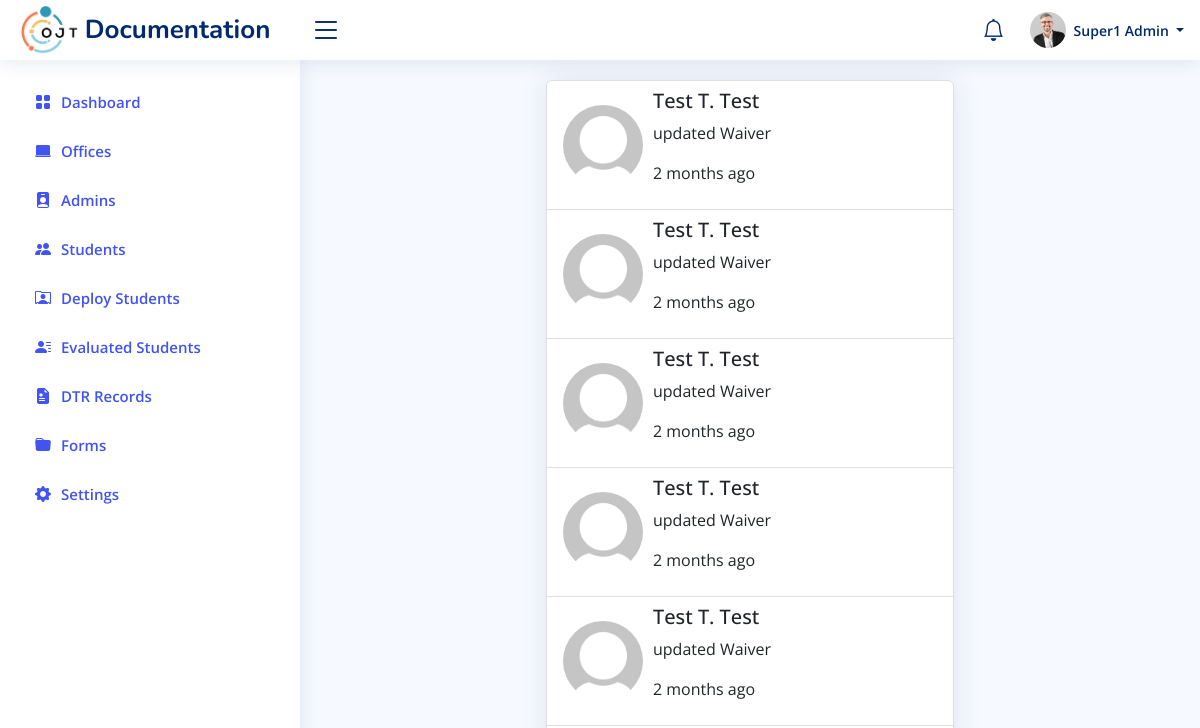
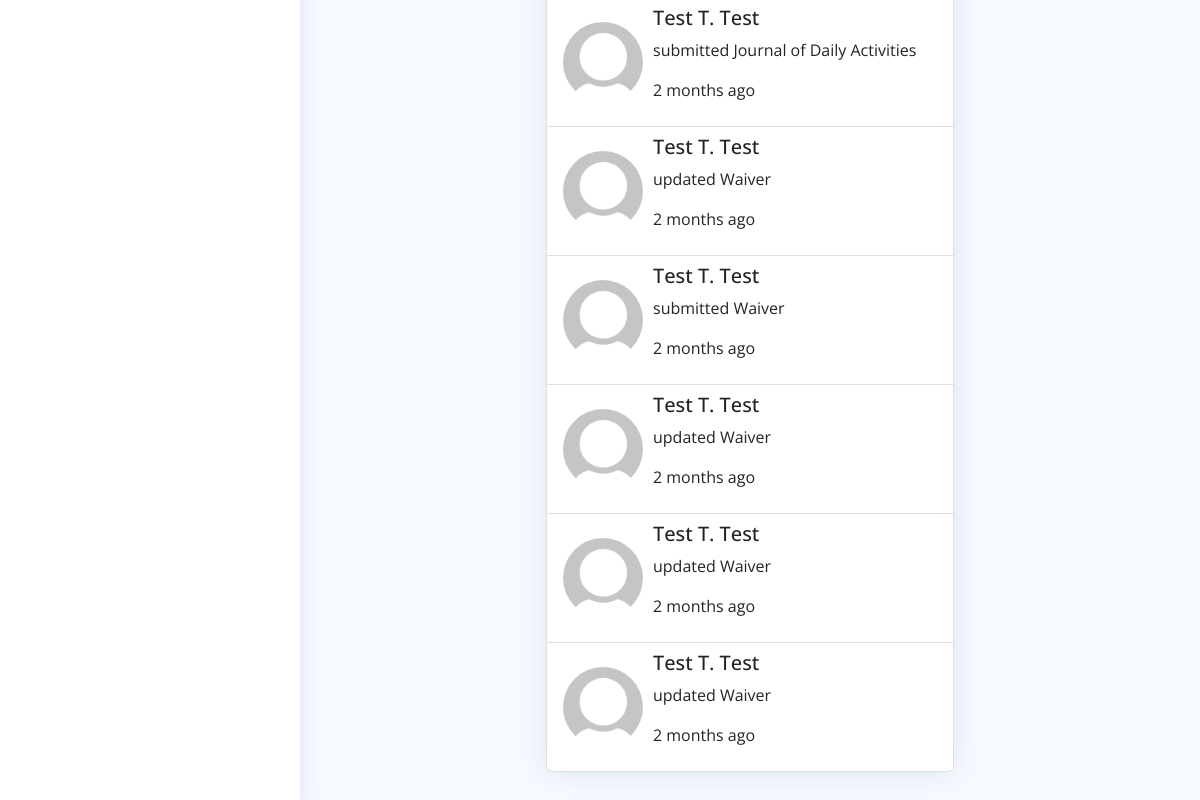
Page /pages/admin/notifications.php (signed in) on the earlier database version (2 pictures, top to bottom).
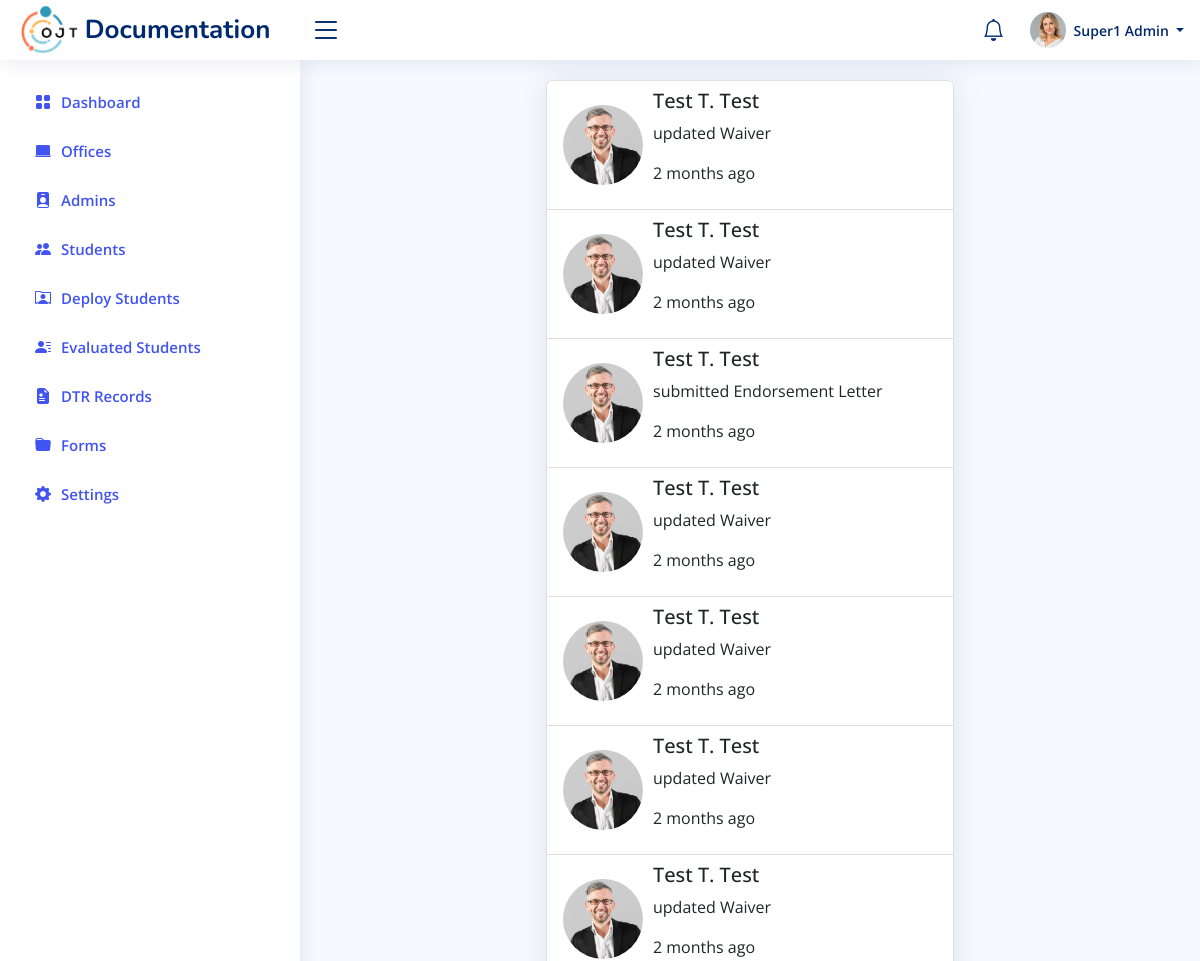
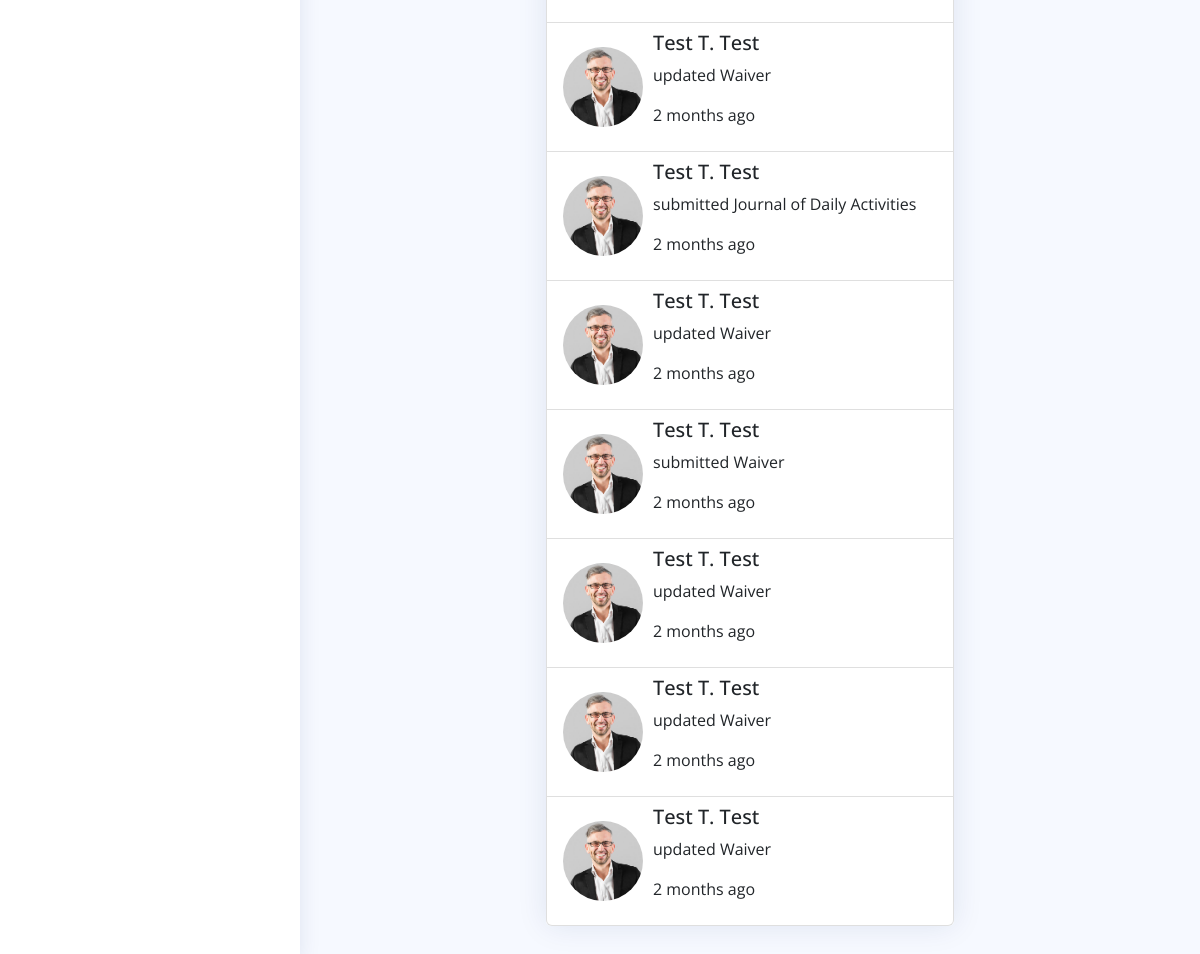
Same page on the later database version (2 pictures, top to bottom).
### tables this page shows
CREATE TABLE `users` (
  `id` int(11) NOT NULL,
  `avatar` varchar(255) DEFAULT NULL,
  `fname` varchar(100) NOT NULL,
  `lname` varchar(100) NOT NULL,
  `mname` varchar(100) DEFAULT NULL,
  `contact` varchar(255) DEFAULT NULL,
  `city_address` varchar(255) DEFAULT NULL,
  `provincial_address` varchar(255) DEFAULT NULL,
  `date_of_birth` varchar(255) DEFAULT NULL,
  `place_of_birth` varchar(255) DEFAULT NULL,
  `civil_status` varchar(255) DEFAULT NULL,
  `gender` varchar(255) DEFAULT NULL,
  `height` varchar(255) DEFAULT NULL,
  `weight` varchar(255) DEFAULT NULL,
  `special_skills` varchar(255) DEFAULT NULL,
  `physical_disability` varchar(255) DEFAULT NULL,
  `mental_disability` varchar(255) DEFAULT NULL,
  `criminal_liability` varchar(255) DEFAULT NULL,
  `email` varchar(100) NOT NULL,
  `password` text NOT NULL,
  `course_id` int(11) DEFAULT NULL,
  `section` varchar(32) DEFAULT NULL,
  `deployment_id` int(11) DEFAULT NULL,
  `role` enum('student','super-admin','admin','') NOT NULL,
  `isNew` tinyint(1) DEFAULT NULL,
  `office_account_id` int(11) DEFAULT NULL
);

CREATE TABLE `notification` (
  `notification_id` int(11) NOT NULL,
  `user_id` int(11) DEFAULT NULL,
  `admin_id` int(11) DEFAULT NULL,
  `notification` varchar(255) NOT NULL,
  `unread` tinyint(1) NOT NULL COMMENT '0 = false, 1 = true',
  `createdAt` timestamp NOT NULL DEFAULT current_timestamp() ON UPDATE current_timestamp()
);

### backend/nodes.php (called while the page is built, shortened)
<?php
include("conn.php");
$SERVER_NAME = "http://$_SERVER[SERVER_NAME]/ojt-documentation";
function get_time_ago($time)
{
  $time_difference = time() - $time;
  $condition = array(
    12 * 30 * 24 * 60 * 60 =>  'year',
    30 * 24 * 60 * 60       =>  'month',
    24 * 60 * 60            =>  'day',
    60 * 60                 =>  'hour',
    60                      =>  'minute',
    1                       =>  'second'
  );
  foreach ($condition as $secs => $str) {
    $d = $time_difference / $secs;
    if ($d >= 1) {
      $t = round($d);
      return $t . ' ' . $str . ($t > 1 ? 's' : '') . ' ago';
    }
  }
}
function getUserById($id)
{
  global $con;
  return mysqli_fetch_object(
    mysqli_query(
      $con,
      "SELECT * FROM users WHERE id = '$id'"
    )
  );
}

### components/links.php (called while the page is built)
<?php
$self = "http://{$_SERVER['SERVER_NAME']}{$_SERVER['REQUEST_URI']}";
$links = array(
  array(
    "title" => "Dashboard",
    "url" => "$SERVER_NAME/pages/$role/",
    "allowedViews" => array("super-admin", "admin"),
    "config" => array(
      "icon" => "grid-fill"
    )
  ),
  array(
    "title" => "Offices",
    "url" => "$SERVER_NAME/pages/$role/office-list",
    "allowedViews" => array("super-admin"),
    "config" => array(
      "icon" => "laptop-fill"
    )
  ),
  array(
    "title" => "Admins",
    "url" => "$SERVER_NAME/pages/$role/admin-list",
    "allowedViews" => array("super-admin"),
    "config" => array(
      "icon" => "person-badge-fill"
    )
  ),
  array(
    "title" => "Students",
    "url" => "$SERVER_NAME/pages/$role/student-list",
    "allowedViews" => array("super-admin"),
    "config" => array(
      "icon" => "people-fill"
    )
  ),
  array(
    "title" => "Attendance",
    "url" => "$SERVER_NAME/pages/$role/attendance",
    "allowedViews" => array("admin"),
    "config" => array(
      "icon" => "clock-fill"
    )
  ),
  array(
    "title" => "Deploy Students",
    "url" => "$SERVER_NAME/pages/$role/deploy-students",
    "allowedViews" => array("super-admin"),
    "config" => array(
      "icon" => "person-rolodex"
    )
  ),
  array(
    "title" => "Students",
    "url" => "$SERVER_NAME/pages/$role/deployed-list",
    "allowedViews" => array("admin"),
    "config" => array(
      "icon" => "people-fill"
    )
  ),
  array(
    "title" => "Evaluated Students",
    "url" => "$SERVER_NAME/pages/$role/evaluated-students",
    "allowedViews" => array("super-admin", "admin"),
    "config" => array(
      "icon" => "person-lines-fill"
    )
  ),
  array(
    "title" => "DTR Records",
    "url" => "$SERVER_NAME/pages/dtr",
    "allowedViews" => array("super-admin", "admin", "student"),
    "config" => array(
      "icon" => "file-earmark-medical-fill"
    )
  ),
  array(
    "title" => "Forms",
    "url" => "$SERVER_NAME/pages/forms",
    "allowedViews" => array("student", "super-admin"),
    "config" => array(
      "icon" => "folder-fill"
    )
  ),
  array(
    "title" => "Settings",
    "url" => "$SERVER_NAME/pages/$role/settings",
    "allowedViews" => array("super-admin"),
    "config" => array(
      "icon" => "gear-fill"
    )
  ),
);

### pages/admin/notifications.php (the view, shortened to what this page needs)
<?php
include_once("../../backend/nodes.php");
$user = getUserById($_SESSION['id']);
$fullName = "";
if ($user->mname != null) {
  $fullName = ucwords("$user->fname " . $user->mname[0] . ". $user->lname");
} else {
  $fullName = ucwords("$user->fname  $user->lname");
};
?>
<!DOCTYPE html>
<html lang="en">
<head>
  <link href="../../assets/vendor/bootstrap/css/bootstrap.min.css" rel="stylesheet">
  <link href="../../assets/vendor/bootstrap-icons/bootstrap-icons.css" rel="stylesheet">
  <link href="../../assets/css/style.css" rel="stylesheet">
</head>
<body>
  <?php include_once("../../components/header.php"); ?>
  <?php include_once("../../components/sidebar.php") ?>
  <main id="main" class="main">
    <section class="section dashboard">
      <div class="row justify-content-center">
        <div class="col-lg-6 col-sm-8">
          <div class="card mb-3">
            <div class="card-body p-0">
              <ul class="list-group">
                <?php
                $notificationQ = mysqli_query(
                  $con,
                  "SELECT * FROM `notification` WHERE admin_id='$_SESSION[id]' ORDER BY notification_id DESC "
                );
                if (mysqli_num_rows($notificationQ) > 0) {
                  while ($notificationData = mysqli_fetch_object($notificationQ)) {
                    $studentData = getUserById($notificationData->user_id);
                    $studentFullName = "";
                    if ($studentData->mname != null) {
                      $studentFullName = ucwords("$studentData->fname " . $studentData->mname[0] . ". $studentData->lname");
                    } else {
                      $studentFullName = ucwords("$studentData->fname  $studentData->lname");
                    };
                ?>
                    <li class="list-group-item d-flex flex-row">
                      <div style='margin-right: 10px; display:flex; align-items: center'>
                        <img src='<?= "$SERVER_NAME/profile/" . ($studentData->avatar ? $studentData->avatar : 'default.png') ?>' alt='Profile' class='rounded-circle' style='width: 80px'>
                      </div>
                      <div>
                        <p class="h5"><?= $studentFullName ?></p>
                        <p><?= $notificationData->notification ?></p>
                        <p><?= get_time_ago(strtotime($notificationData->createdAt)) ?></p>
                      </div>
                    </li>
                  <?php
                  }
                } else {
                  ?>
                <?php
                }
                ?>
              </ul>
            </div>
          </div>
        </div>
      </div>
    </section>
  </main>
</body>
</html>

### components/header.php (shortened to what this page needs)
<?php
$role = $user->role == "student" ? "student" : "admin";
?>
<header id="header" class="header fixed-top d-flex align-items-center">
  <div class="d-flex align-items-center justify-content-between">
    <a href="./" class="logo d-flex align-items-center">
      <img src="<?= $SERVER_NAME . "/assets/img/ojt.jpg" ?>" style="max-height: 50px;">
      <span class="d-none d-lg-block">Documentation</span>
    </a>
    <i class="bi bi-list toggle-sidebar-btn"></i>
  </div>
  <nav class="header-nav ms-auto">
    <ul class="d-flex align-items-center">
      <?php if ($role != "student") : ?>
        <li class="nav-item dropdown">
          <a class="nav-link nav-icon" href="javascript:void(0)" id="notificationIcon" data-toggle="dropdown" aria-haspopup="true" aria-expanded="false">
            <i class="bi bi-bell"></i>
          </a>
        </li>
      <?php endif; ?>
      <li class="nav-item dropdown pe-3">
        <a class="nav-link nav-profile d-flex align-items-center pe-0" href="#" data-toggle="dropdown">
          <img src="<?= "$SERVER_NAME/profile/" . ($user->avatar ? "$user->avatar" : "default.png") ?>" alt="Profile" class="rounded-circle" id="headerProfile">
          <span class="d-none d-md-block dropdown-toggle ps-2">
            <?= $fullName ?>
          </span>
        </a>
      </li>
    </ul>
  </nav>
</header>

### components/sidebar.php
<aside id="sidebar" class="sidebar">
  <ul class="sidebar-nav" id="sidebar-nav">
    <?php
    include_once("links.php");
    $navBarLinks = array_filter(
      $links,
      fn ($val) => in_array($user->role, $val["allowedViews"]),
      ARRAY_FILTER_USE_BOTH
    );
    foreach ($navBarLinks as $key => $value) :
      if ($value["title"] == "Attendance") :
    ?>
        <li class="nav-item">
          <a class="nav-link " href="#" style="background: <?= $value["url"] == str_replace(".php", "", $self) ? "#f6f9ff" : "none"  ?>;" onclick="return window.location.replace('<?= $SERVER_NAME . '/pages/student-attendance?office=' . $user->office_account_id ?>')">
            <i class="bi bi-<?= $value["config"]["icon"] ?>"></i>
            <span><?= $value["title"] ?></span>
          </a>
        </li>
      <?php else : ?>
        <li class="nav-item">
          <a class="nav-link " href="<?= $value["url"] ?>" style="background: <?= $value["url"] == str_replace(".php", "", $self) ? "#f6f9ff" : "none"  ?>;">
            <i class="bi bi-<?= $value["config"]["icon"] ?>"></i>
            <span><?= $value["title"] ?></span>
          </a>
        </li>
    <?php
      endif;
    endforeach;
    ?>
  </ul>
</aside>

### assets/css/style.css (style rules this page uses)
:root { scroll-behavior: smooth; }
body { font-family: "Open Sans", sans-serif; background: #f6f9ff; color: #444444; }
a { color: #4154f1; text-decoration: none; }
#main { margin-top: 60px; padding: 20px 30px; transition: all 0.3s; }
.card { margin-bottom: 30px; border: none; border-radius: 5px; box-shadow: 0px 0 30px rgba(1, 41, 112, 0.1); }
.logo { line-height: 1; }
@media (min-width: 1200px) { .logo { width: 280px; } }
.logo img { max-height: 26px; margin-right: 6px; }
.logo span { font-size: 26px; font-weight: 700; color: #012970; font-family: "Nunito", sans-serif; }
.header { transition: all 0.5s; z-index: 997; height: 60px; box-shadow: 0px 2px 20px rgba(1, 41, 112, 0.1); background-color: #fff; padding-left: 20px; }
.header .toggle-sidebar-btn { font-size: 32px; padding-left: 10px; cursor: pointer; color: #012970; }
.header-nav ul { list-style: none; }
.header-nav > ul { margin: 0; padding: 0; }
.header-nav .nav-icon { font-size: 22px; color: #012970; margin-right: 25px; position: relative; }
.header-nav .nav-profile { color: #012970; }
.header-nav .nav-profile img { max-height: 36px; }
.header-nav .nav-profile span { font-size: 14px; font-weight: 600; }
.sidebar { position: fixed; top: 60px; left: 0; bottom: 0; width: 300px; z-index: 996; transition: all 0.3s; padding: 20px; overflow-y: auto; scrollbar-width: thin; scrollbar-color: #aab7cf transparent; box-shadow: 0px 0px 20px rgba(1, 41, 112, 0.1); background-color: #fff; }
@media (min-width: 1200px) { #main, #footer { margin-left: 300px; } }
.sidebar-nav { padding: 0; margin: 0; list-style: none; }
.sidebar-nav li { padding: 0; margin: 0; list-style: none; }
.sidebar-nav .nav-item { margin-bottom: 5px; }
.sidebar-nav .nav-link { display: flex; align-items: center; font-size: 15px; font-weight: 600; color: #4154f1; transition: 0.3; background: #f6f9ff; padding: 10px 15px; border-radius: 4px; }
.sidebar-nav .nav-link i { font-size: 16px; margin-right: 10px; color: #4154f1; }

Differences in the rows shown:
changed users "Super1 Admin": avatar: a different picture
added notification: user.avatar (picture), user.lname "Test T. Test", notification "updated Waiver", createdAt "2 months ago"
added notification: user.avatar (picture), user.lname "Test T. Test", notification "updated Waiver", createdAt "2 months ago"
added notification: user.avatar (picture), user.lname "Test T. Test", notification "submitted Endorsement Letter", createdAt "2 months ago"
changed through a linked row, notification (number 4 of 14 on the later page): user.avatar: picture added in place of a placeholder
changed through a linked row, notification (number 5 of 14 on the later page): user.avatar: picture added in place of a placeholder
changed through a linked row, notification (number 6 of 14 on the later page): user.avatar: picture added in place of a placeholder
changed through a linked row, notification (number 7 of 14 on the later page): user.avatar: picture added in place of a placeholder
changed through a linked row, notification (number 8 of 14 on the later page): user.avatar: picture added in place of a placeholder
changed through a linked row, notification "submitted Journal of Daily Activities": user.avatar: picture added in place of a placeholder
changed through a linked row, notification (number 10 of 14 on the later page): user.avatar: picture added in place of a placeholder
changed through a linked row, notification "submitted Waiver": user.avatar: picture added in place of a placeholder
changed through a linked row, notification (number 12 of 14 on the later page): user.avatar: picture added in place of a placeholder
changed through a linked row, notification (number 13 of 14 on the later page): user.avatar: picture added in place of a placeholder
changed through a linked row, notification (number 14 of 14 on the later page): user.avatar: picture added in place of a placeholder
